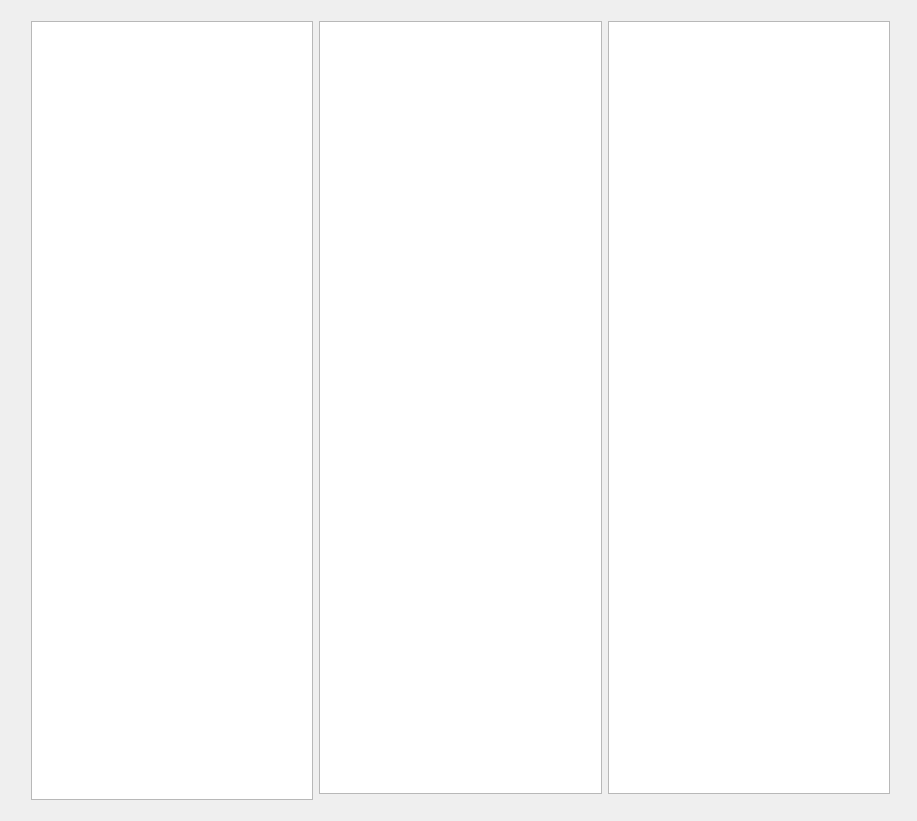
<?xml version="1.0" encoding="UTF-8"?>
<ui version="4.0">
 <class>WriteSentenceWidget</class>
 <widget class="QWidget" name="WriteSentenceWidget">
  <property name="geometry">
   <rect>
    <x>0</x>
    <y>0</y>
    <width>917</width>
    <height>821</height>
   </rect>
  </property>
  <property name="windowTitle">
   <string>WriteSentenceWidget</string>
  </property>
  <widget class="QWidget" name="gridLayoutWidget">
   <property name="geometry">
    <rect>
     <x>20</x>
     <y>10</y>
     <width>881</width>
     <height>801</height>
    </rect>
   </property>
   <layout class="QGridLayout" name="gridLayout">
    <item row="0" column="1">
     <widget class="QTextEdit" name="referencelist"/>
    </item>
    <item row="0" column="2">
     <widget class="QTextEdit" name="note"/>
    </item>
    <item row="0" column="0" rowspan="2">
     <widget class="QTableWidget" name="wordlist"/>
    </item>
    <item row="1" column="1" colspan="2">
     <widget class="QWidget" name="writesentence" native="true"/>
    </item>
   </layout>
  </widget>
 </widget>
 <layoutdefault spacing="6" margin="11"/>
 <resources/>
 <connections/>
</ui>
